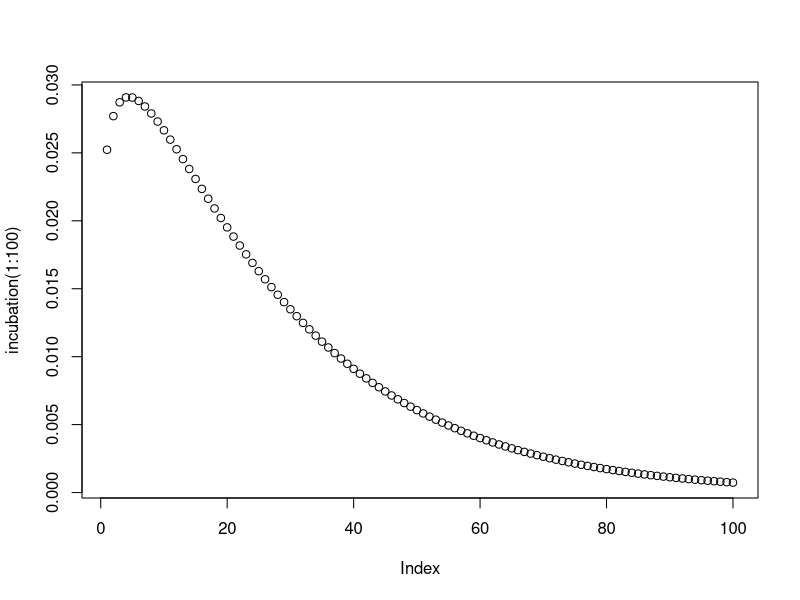
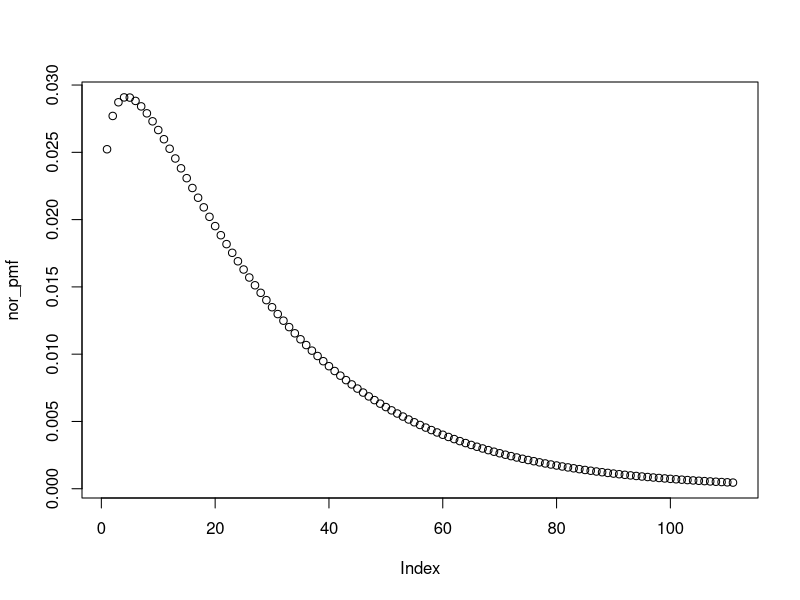

Write R code to recreate these figures, in order. (Note: this script raises an error after producing the figures.)

##########################################################################################################
days <- 0:100  

prob_density <- dnorm(days, mean = 50, sd = 15)  
case_counts <- prob_density / max(prob_density) * 50  


case_counts_scaled <- round(case_counts)

df_samples <- data.frame(
  time_onset = days,
  case_count = case_counts_scaled)


last_time_onset <- max(df_samples$time_onset)

# 새로운 10일치 데이터 생성
temp_lastdays <- data.frame(
  time_onset = (last_time_onset + 1):(last_time_onset + 10),
  case_count = 0  # 신규 날짜의 case_count는 0으로 설정
)

df_samples <- rbind(df_samples, temp_lastdays)



# inc_fit=list(p= 83/(142+83), shape=1.2, scale=22.2, mean=337.4, sd=38.5)
# incubation<-function(r){(1 - inc_fit$p) * dgamma(r, shape=inc_fit$shape, scale=inc_fit$scale) + 
#     inc_fit$p * dnorm(r, mean=inc_fit$mean, sd=inc_fit$sd)}

incubation<-function(r){dgamma(r, shape=1.2, scale=22.2)}
plot(incubation(1:100))
sum(incubation(1:100))

g_r <- function(delay) {
  ifelse(delay >= 4 & delay <= 7, 1 / (7 - 4 + 1), 0)
}

## Generation time distribution -> Endo and Nishiura 2015
# generation <- function(r) {
#   ifelse(r < 30, 0, incubation(r - 30))
# }
gi_fit=list(shape=2.305, scale=5.452)
generation<-function(t){pweibull(t, shape=gi_fit$shape, scale=gi_fit$scale)-
    pweibull(t-1, shape=gi_fit$shape, scale=gi_fit$scale)}


K=nrow(df_samples) 
#normal_pmf = pnorm(1:K, norm_fit$mean, norm_fit$sd)-pnorm(1:K-1, norm_fit$mean, norm_fit$sd)
nor_pmf=sapply(1:K, incubation)
sum(nor_pmf)
plot(nor_pmf)

sts=new("sts", epoch=df_samples$time_onset, observed=df_samples$case_count )
bpnp.control=list(k=2, eps=rep(1e-4,2), iter.max=rep(1000,2),
                  Tmark=nrow(sts), B=-1, alpha=0.01, verbose=FALSE, lambda0=NULL, eq3a.method=c("R","C"))
sts_bp=backprojNP(sts, incu.pmf=nor_pmf,
                  control=modifyList(bpnp.control, list(eq3a.method="C")))
df_samples$backproj=upperbound(sts_bp)

df_samples%>%mutate(
  total=backproj/sum(backproj)*sum(case_count))%>%
  filter(time_onset<=(101-1))->dt.backproj


plot_data <- dt.backproj %>%
  dplyr::select(time_onset, case_count, total) %>%
  rename(`Reported (onset)` = case_count,
         `Infection (backproj)` = total) %>%
  pivot_longer(cols = c(`Reported (onset)`, `Infection (backproj)`),
               names_to = "Type", values_to = "Count")

ggplot(plot_data, aes(x = time_onset, y = Count, fill = Type)) +
  geom_bar(stat = "identity", alpha = 0.6) +
  facet_grid(rows = vars(Type), scales = "fixed") +  
  scale_fill_manual(values = c("Reported (onset)" = "lightblue",
                               "Infection (backproj)" = "lightcoral")) +
  labs(x = "Days", y = "Count", title = "Reported vs BackProjection") +
  theme_minimal() +
  theme(
    strip.text = element_text(face = "bold"),
    legend.position = "none", 
    panel.spacing = unit(1, "lines")
  )
##################################################################################################################
sum(df_samples$case_count)

today=101-min(dt.backproj$time_onset)
Start.T=1
conv<-function(t,tau){sum(convolve(uni(1:1000), rev(incubation(1:1000)), type=c("open"))[1:(today-t+tau)])}
precal<-matrix(0, nrow=max((dt.backproj$time_onset )-Start.T+2+1),ncol=(max(dt.backproj$time_onset )-1))
for (m in (Start.T-2):max(dt.backproj$time_onset )){
  for (n in 1:m-1){
    print(paste("m:", m, "n:", n)) 
    precal[m-Start.T+2+1, n]<-conv(m,n)}}

delay_precalculation <- function(t){sum(convolve(uni(1:(today-t)),
                                                 rev(incubation(1:(today-t))), type = c("open")))}
dt.backproj %<>% rowwise() %>%
  mutate(
    case_delay = total / delay_precalculation(time_onset),
    case_delay = ifelse(is.nan(case_delay) | is.infinite(case_delay), 0, case_delay)
  )


# dt.backproj$test <-dt.backproj$case_count*delay_precalculation(dt.backproj$time_onset)
# 
# 
# ggplot(data = dt.backproj) +
#   geom_bar(aes(x = time_onset, y = case_count, fill = "Case Count"), 
#            stat = 'identity', alpha = 0.6, position = "identity") +  # 투명도 추가
#   geom_bar(aes(x = time_onset, y = case_delay, fill = "Case delay"), 
#            stat = 'identity', alpha = 0.6, position = "identity") +  # 투명도 추가
#   labs(x = "Days", y = "Count", title = "Case Count and Case delay") +
#   scale_fill_manual(values = c("Case Count" = "lightblue", "Case delay" = "lightcoral")) +  # 색상 설정
#   theme_minimal() +
#   theme(legend.title = element_blank())  # 범례 제목 없애기
# sum(dt.backproj$case_delay)
# 
# ############################################################################################
# est.t<-list(); est.CI<-list();
# for (TT in Start.T:max(dt.backproj$time_onset)){
#   dt.backproj %>% filter(time_onset <= TT) -> dt.backproj.T
# 
#   # R_t = I_t/sigma_tau=1~t-1(I_(t-tau)*g(tau)/F
#   llk <- function(param){t=TT; R = param
#   llk <- 0; Cs <- 0 ;　Css <- rep(0, t)
#   for (tau in 1: t - 1){
#     print(paste("TT:", TT, "tau:", tau))
#     Css[tau] = (dt.backproj.T$case_delay[t-tau+1]) * generation(tau)/precal[t - Start.T + 3, tau]
#   }
#   Cs = sum(Css) * R
#   Cs[Cs <= 0] <- 1e-5
#   return(-(-Cs+dt.backproj.T$case_delay[t+1] * log(Cs) - lgamma(dt.backproj.T$case_delay[t + 1] + 1)))
#   }
#   param0 = c(0.7)
#   opt_est <- optim(param0, fn=llk, method=c("L-BFGS-B"), lower=c(0), control=list(maxit = 10000))
#   opt_est$par -> est.t[[TT]]
# 
#   ## 프로파일 우도를 활용한 95% 신뢰구간 추정
#   ci_pro <- matrix(NA, ncol = 2, nrow = 1)
#   CI <- function(par_CI){return(2 * (-llk(par_CI)+opt_est$value))} #llk()
#   par_CI <- seq(0, 20, by = 0.01)
#   logLik <- sapply(par_CI, FUN = CI)
#   as.data.frame(par_CI) -> par_CI; as.data.frame
#   (logLik) -> logLik
#   cbind(par_CI, logLik) -> data_CI
#   data_CI$logLik[data_CI$logLik < (max(data_CI$logLik) - 3.84)] <- NA
#   data_CI %<>% na.omit()
#   min(data_CI$par_CI) -> ci_pro[1,1]; max(data_CI$par_CI) -> ci_pro[1,2]
#   as.data.frame(ci_pro) -> ci_pro
#   colnames(ci_pro) <- c("lower","upper")
#   ci_pro -> est.CI[[TT]]
# }
# 
# matrix(unlist(est.t),ncol=1,byrow=T) -> est.t
# matrix(unlist(est.CI),ncol=2,byrow=T) -> est.CI
# cbind(est.t, est.CI) -> est
# #head(dt.backproj)
# est %>% as.data.frame() %>% mutate(time_onset = Start.T:max(dt.backproj$time_onset)) -> result
# merge(dt.backproj, result, by='time_onset', all.x=TRUE) -> result
# colnames(result) <- c("time_onset","case_count","backproj","total","case_delay","Rt","lower", "upper")
# #result %>% filter(time_onset <= as.Date(as.Date("2023-01-01")-(17))) -> result_withcut
# result %>% filter(time_onset>=5 &time_onset <= 60)-> result_withcut
# options(repr.plot.width = 7, repr.plot.height = 5)
# theme_set(theme_bw())
# scaling_parameter = max(result_withcut$case_delay) / max(result_withcut$upper[!is.na(result_withcut$upper)])
# range = c(2, 50)
# options(warn=-1)
# result_withcut %>%
#   ggplot() +
#   #geom_line(data=result[!is.na(result$Rt),],aes(x=Date,y=case_total), color="red", size=1) +
#   geom_bar(aes(x=time_onset, y=case_delay), stat='identity', fill="gray35", width=0.7) +
#   geom_line(data=result_withcut[!is.na(result_withcut$Rt),],aes(x=time_onset ,y=Rt * scaling_parameter), color="#1380A1", size=1) +
#   geom_ribbon(data=result_withcut, aes(ymax=result_withcut$upper * scaling_parameter,
#                                ymin=result_withcut$lower * scaling_parameter, x=time_onset ),
#               fill="#1380A1", alpha = 0.4) + labs(x="\n 추정감염일", y=" 감염자 수\n") +
#   theme (text = element_text ( size = 12 , family="sans",color = "black"),
#          axis.text = element_text (size = 12 , family="sans",color = "black"),
#          panel.grid.major=element_blank(), panel.grid.minor = element_blank(),
#          legend.position="none") +
#   # scale_x_date(date_labels="%m/%d", date_breaks="10 day",
#   #              limits=range, expand=c(0, 0)) +
#   scale_y_continuous(limit=c(0,200), expand = c(0, 0),
#                      sec.axis=sec_axis(~./(scaling_parameter), breaks=c(0,2,4), name =" 실질감염재생산수\n")) +
#   geom_hline(yintercept=1 * scaling_parameter,
#              linetype="dashed", color = "#1380A1", size =0.7)